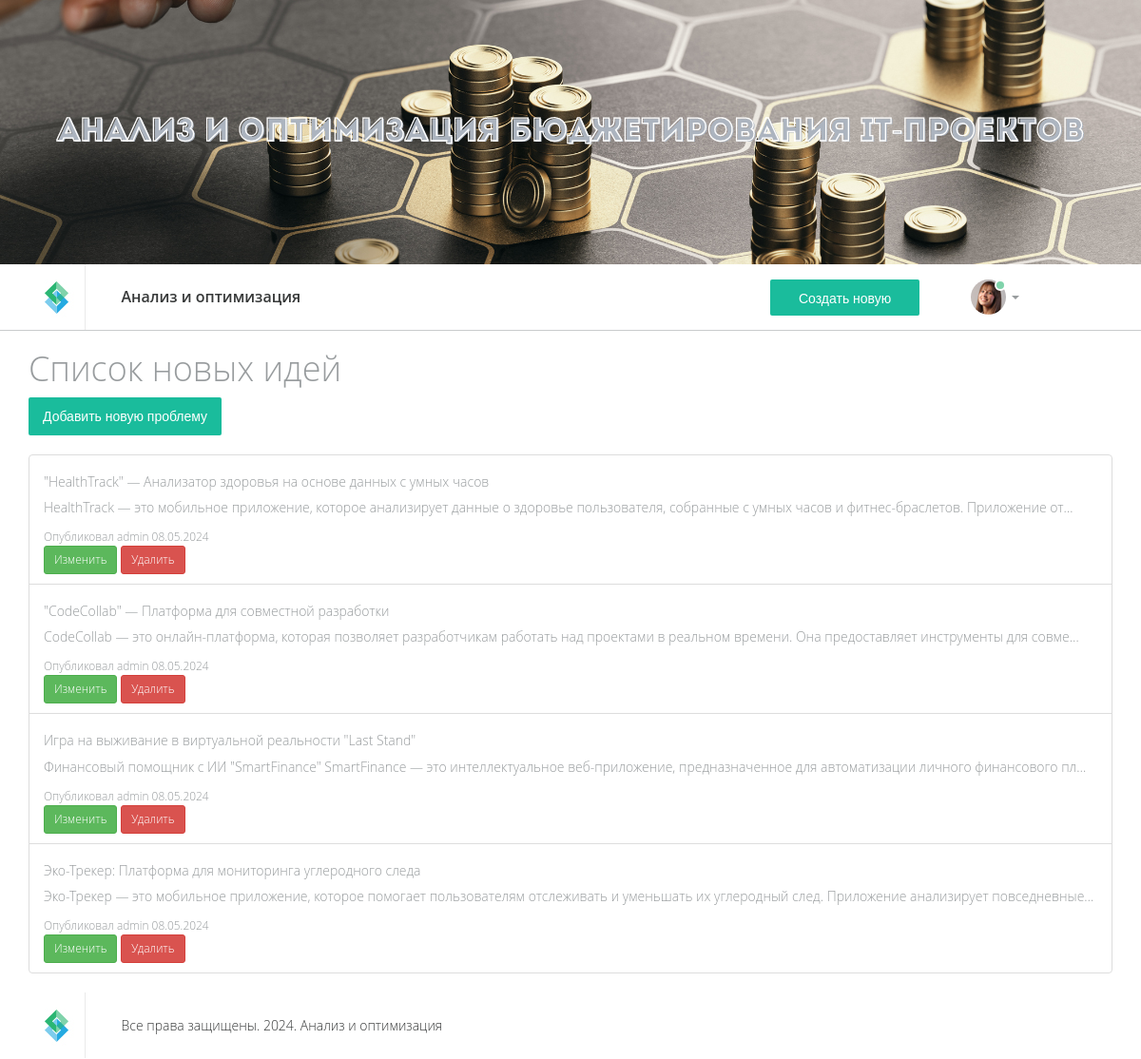
The page /forum/cityproblems/ (signed in) on the database its author committed.
### forum/models.py (models this page shows, shortened)
class CityProblem(models.Model):
    title = models.CharField(max_length=200, verbose_name="Название")
    description = models.TextField(verbose_name="Описание")
    location = models.CharField(max_length=255, blank=True, verbose_name="Местоположение")
    created_at = models.DateTimeField(auto_now_add=True, verbose_name="Дата создания")
    updated_at = models.DateTimeField(auto_now=True, verbose_name="Дата обновления")
    author = models.ForeignKey(User, on_delete=models.CASCADE, related_name='city_problems', verbose_name="Автор")
    category = models.ForeignKey(Category, on_delete=models.SET_NULL, null=True, blank=True, verbose_name="Категория")
    collected_amount = models.DecimalField(max_digits=10, decimal_places=2, default=0.00,
                                           verbose_name="Собранная сумма")
    total_amount = models.DecimalField(max_digits=10, decimal_places=2, default=0.00, verbose_name="Необходимая сумма")
    class Meta:
        verbose_name = "IT проект"
        verbose_name_plural = "IT проекты"

### forum/views.py (the view)
# urls.py: path('cityproblems/', views.CityProblemListView.as_view(), name='cityproblem_list'),
class CityProblemListView(ListView):
    model = CityProblem
    template_name = 'cityproblem_list.html'
    context_object_name = 'problems'
    def get_queryset(self):
        return CityProblem.objects.filter(author=self.request.user).order_by('-created_at')

### templates/cityproblem_list.html (shortened to what this page needs)
{% extends "base.html" %}
{% block content %}
<div class="container mt-5">
    <h1>Список новых идей</h1>
    <a href="{% url 'forum:cityproblem_create' %}" class="btn btn-primary mb-3">Добавить новую проблему</a><br><br>
    <div class="list-group">
        {% for problem in problems %}
        <div class="list-group-item list-group-item-action">
            <div class="d-flex justify-content-between">
                <div>
                    <h5>{{ problem.title }}</h5>
                    <p>{{ problem.description|truncatechars:150 }}</p>
                    <small>Опубликовал {{ problem.author.username }} {{ problem.created_at|date:"d.m.Y" }}</small>
                </div>
                <div>
                    {% if problem.author == request.user %}
                        <a href="{% url 'forum:cityproblem_update' problem.id %}" class="btn btn-sm btn btn-success">Изменить</a>
                        <a href="{% url 'forum:cityproblem_delete' problem.id %}" class="btn btn-sm btn btn-danger">Удалить</a>
                    {% endif %}
                </div>
            </div>
        </div>
        {% empty %}
        <p>Пока не зарегистрировано никаких проблем.</p>
        {% endfor %}
    </div>
</div>
{% endblock %}

### static/css/custom.css (style rules this page uses)
body { font-family: 'Open Sans Light', sans-serif; font-size: 14px; color: #989c9e; }
a { color: #363838; }
.btn-primary { background-color: #1abc9c; box-shadow: none; border-radius: 2px; padding: 10px 15px; color: #ffffff; font-size: 14px; font-family: 'Open Sans Bold', sans-serif; border: none; }

### rows shown on the page
CityProblem: title "\"HealthTrack\" — Анализатор здоровья на основе данных с умных часов", description "HealthTrack — это мобильное приложение, которое анализирует данные о здоровье пользователя, собранные с умных часов и фитнес-браслетов. Приложение от…", author.username "admin", created_at "08.05.2024", shows "Изменить"
CityProblem: title "\"CodeCollab\" — Платформа для совместной разработки", description "CodeCollab — это онлайн-платформа, которая позволяет разработчикам работать над проектами в реальном времени. Она предоставляет инструменты для совме…", author.username "admin", created_at "08.05.2024", shows "Изменить"
CityProblem: title "Игра на выживание в виртуальной реальности \"Last Stand\"", description "Финансовый помощник с ИИ \"SmartFinance\" SmartFinance — это интеллектуальное веб-приложение, предназначенное для автоматизации личного финансового пл…", author.username "admin", created_at "08.05.2024", shows "Изменить"
CityProblem: title "Эко-Трекер: Платформа для мониторинга углеродного следа", description "Эко-Трекер — это мобильное приложение, которое помогает пользователям отслеживать и уменьшать их углеродный след. Приложение анализирует повседневные…", author.username "admin", created_at "08.05.2024", shows "Изменить"
